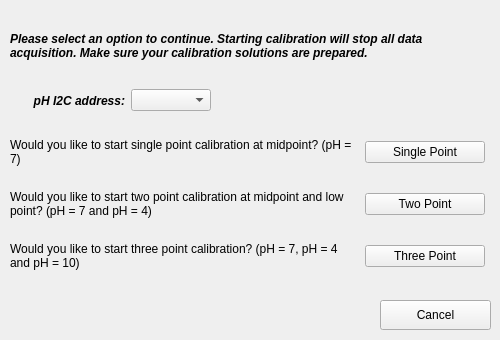
<?xml version="1.0" encoding="UTF-8"?>
<ui version="4.0">
 <class>pHNavigation</class>
 <widget class="QDialog" name="pHNavigation">
  <property name="windowModality">
   <enum>Qt::ApplicationModal</enum>
  </property>
  <property name="geometry">
   <rect>
    <x>0</x>
    <y>0</y>
    <width>500</width>
    <height>340</height>
   </rect>
  </property>
  <property name="sizePolicy">
   <sizepolicy hsizetype="Fixed" vsizetype="Fixed">
    <horstretch>0</horstretch>
    <verstretch>0</verstretch>
   </sizepolicy>
  </property>
  <property name="windowTitle">
   <string>pH Calibration Tests Selection</string>
  </property>
  <property name="modal">
   <bool>true</bool>
  </property>
  <widget class="QLabel" name="label">
   <property name="geometry">
    <rect>
     <x>10</x>
     <y>10</y>
     <width>471</width>
     <height>71</height>
    </rect>
   </property>
   <property name="font">
    <font>
     <weight>75</weight>
     <italic>true</italic>
     <bold>true</bold>
    </font>
   </property>
   <property name="text">
    <string>Please select an option to continue. Starting calibration will stop all data acquisition. Make sure your calibration solutions are prepared. </string>
   </property>
   <property name="wordWrap">
    <bool>true</bool>
   </property>
  </widget>
  <widget class="QPushButton" name="cancel">
   <property name="geometry">
    <rect>
     <x>380</x>
     <y>300</y>
     <width>111</width>
     <height>30</height>
    </rect>
   </property>
   <property name="text">
    <string>Cancel</string>
   </property>
   <property name="autoDefault">
    <bool>false</bool>
   </property>
  </widget>
  <widget class="QWidget" name="gridLayoutWidget">
   <property name="geometry">
    <rect>
     <x>10</x>
     <y>120</y>
     <width>481</width>
     <height>171</height>
    </rect>
   </property>
   <layout class="QGridLayout" name="gridLayout">
    <property name="rightMargin">
     <number>6</number>
    </property>
    <item row="1" column="0">
     <widget class="QLabel" name="label_3">
      <property name="sizePolicy">
       <sizepolicy hsizetype="Minimum" vsizetype="Preferred">
        <horstretch>0</horstretch>
        <verstretch>0</verstretch>
       </sizepolicy>
      </property>
      <property name="minimumSize">
       <size>
        <width>250</width>
        <height>0</height>
       </size>
      </property>
      <property name="toolTip">
       <string>Necessary tested values: midpoint at pH = 7, lowpoint at pH = 4</string>
      </property>
      <property name="text">
       <string>Would you like to start two point calibration at midpoint and low point? (pH = 7 and pH = 4)</string>
      </property>
      <property name="wordWrap">
       <bool>true</bool>
      </property>
     </widget>
    </item>
    <item row="2" column="0">
     <widget class="QLabel" name="label_5">
      <property name="sizePolicy">
       <sizepolicy hsizetype="Minimum" vsizetype="Preferred">
        <horstretch>0</horstretch>
        <verstretch>0</verstretch>
       </sizepolicy>
      </property>
      <property name="minimumSize">
       <size>
        <width>250</width>
        <height>0</height>
       </size>
      </property>
      <property name="toolTip">
       <string>Necessary tested values: midpoint at pH = 7, lowpoint at pH = 4 and highpoint at pH = 10</string>
      </property>
      <property name="text">
       <string>Would you like to start three point calibration? (pH = 7, pH = 4 and pH = 10)</string>
      </property>
      <property name="wordWrap">
       <bool>true</bool>
      </property>
     </widget>
    </item>
    <item row="1" column="1">
     <widget class="QPushButton" name="two">
      <property name="minimumSize">
       <size>
        <width>120</width>
        <height>0</height>
       </size>
      </property>
      <property name="maximumSize">
       <size>
        <width>120</width>
        <height>16777215</height>
       </size>
      </property>
      <property name="text">
       <string>Two Point</string>
      </property>
      <property name="autoDefault">
       <bool>false</bool>
      </property>
     </widget>
    </item>
    <item row="2" column="1">
     <widget class="QPushButton" name="three">
      <property name="minimumSize">
       <size>
        <width>120</width>
        <height>0</height>
       </size>
      </property>
      <property name="maximumSize">
       <size>
        <width>120</width>
        <height>16777215</height>
       </size>
      </property>
      <property name="text">
       <string>Three Point</string>
      </property>
      <property name="autoDefault">
       <bool>false</bool>
      </property>
     </widget>
    </item>
    <item row="0" column="1">
     <widget class="QPushButton" name="single">
      <property name="minimumSize">
       <size>
        <width>120</width>
        <height>0</height>
       </size>
      </property>
      <property name="maximumSize">
       <size>
        <width>120</width>
        <height>16777215</height>
       </size>
      </property>
      <property name="text">
       <string>Single Point</string>
      </property>
      <property name="autoDefault">
       <bool>false</bool>
      </property>
     </widget>
    </item>
    <item row="0" column="0">
     <widget class="QLabel" name="label_2">
      <property name="sizePolicy">
       <sizepolicy hsizetype="Minimum" vsizetype="Preferred">
        <horstretch>0</horstretch>
        <verstretch>0</verstretch>
       </sizepolicy>
      </property>
      <property name="minimumSize">
       <size>
        <width>250</width>
        <height>0</height>
       </size>
      </property>
      <property name="toolTip">
       <string>Necessary tested values: Midpoint at pH =7</string>
      </property>
      <property name="text">
       <string>Would you like to start single point calibration at midpoint? (pH = 7) </string>
      </property>
      <property name="wordWrap">
       <bool>true</bool>
      </property>
     </widget>
    </item>
   </layout>
  </widget>
  <widget class="QWidget" name="horizontalLayoutWidget">
   <property name="geometry">
    <rect>
     <x>10</x>
     <y>80</y>
     <width>201</width>
     <height>41</height>
    </rect>
   </property>
   <layout class="QHBoxLayout" name="horizontalLayout">
    <item>
     <widget class="QLabel" name="label_4">
      <property name="font">
       <font>
        <weight>75</weight>
        <italic>true</italic>
        <bold>true</bold>
       </font>
      </property>
      <property name="text">
       <string>pH I2C address:</string>
      </property>
      <property name="alignment">
       <set>Qt::AlignRight|Qt::AlignTrailing|Qt::AlignVCenter</set>
      </property>
      <property name="wordWrap">
       <bool>true</bool>
      </property>
     </widget>
    </item>
    <item>
     <widget class="QComboBox" name="pHSelection">
      <property name="sizePolicy">
       <sizepolicy hsizetype="Fixed" vsizetype="Fixed">
        <horstretch>0</horstretch>
        <verstretch>0</verstretch>
       </sizepolicy>
      </property>
      <property name="minimumSize">
       <size>
        <width>80</width>
        <height>0</height>
       </size>
      </property>
      <property name="maximumSize">
       <size>
        <width>80</width>
        <height>16777215</height>
       </size>
      </property>
     </widget>
    </item>
   </layout>
  </widget>
 </widget>
 <resources/>
 <connections/>
</ui>
